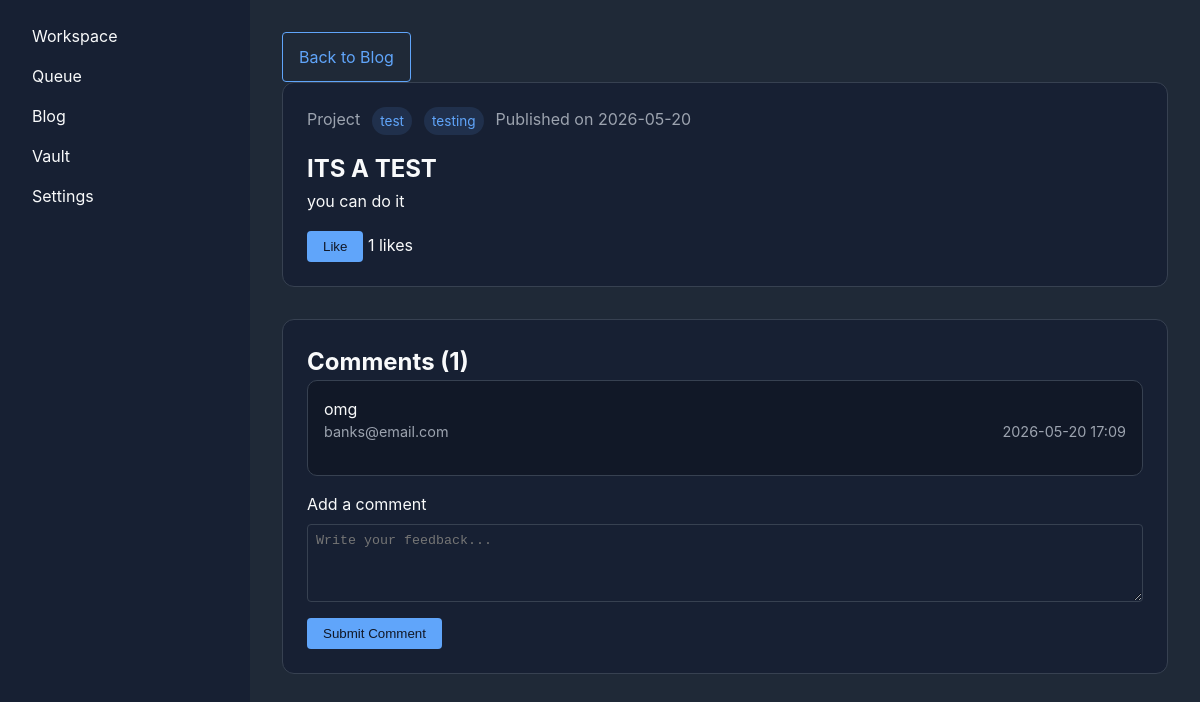
Page /posts/1 (signed in) on the committed database.
### app.py (models this page shows)
class BlogPost(db.Model):
    id = db.Column(db.Integer, primary_key=True)
    title = db.Column(db.String(200), nullable=False)
    content = db.Column(db.Text, nullable=False)
    category = db.Column(db.String(64), nullable=False, default='Personal')
    tags = db.Column(db.String(256), nullable=True)
    published = db.Column(db.Boolean, nullable=False, default=True)
    published_at = db.Column(db.DateTime, nullable=False, default=datetime.utcnow)
    author_id = db.Column(db.Integer, db.ForeignKey('user.id'), nullable=False)
    comments = db.relationship('Comment', backref='post', cascade='all, delete-orphan')
    likes = db.relationship('PostLike', backref='post', cascade='all, delete-orphan')

class Comment(db.Model):
    id = db.Column(db.Integer, primary_key=True)
    content = db.Column(db.Text, nullable=False)
    created_at = db.Column(db.DateTime, nullable=False, default=datetime.utcnow)
    post_id = db.Column(db.Integer, db.ForeignKey('blog_post.id'), nullable=False)
    author_id = db.Column(db.Integer, db.ForeignKey('user.id'), nullable=False)

class User(db.Model):
    id = db.Column(db.Integer, primary_key=True)
    email = db.Column(db.String(120), unique=True, nullable=False)
    password = db.Column(db.String(128), nullable=False)
    posts = db.relationship('BlogPost', backref='author', cascade='all, delete-orphan')
    comments = db.relationship('Comment', backref='author', cascade='all, delete-orphan')
    likes = db.relationship('PostLike', backref='user', cascade='all, delete-orphan')
    notes = db.relationship('Note', backref='user', cascade='all, delete-orphan')

### app.py (the view)
@app.route('/posts/<int:post_id>')
def post_detail(post_id):
    if 'logged_in' not in session or not session['logged_in']:
        return redirect(url_for('login'))
    post = BlogPost.query.filter_by(id=post_id).first_or_404()
    liked = PostLike.query.filter_by(post_id=post.id, user_id=session['user_id']).first() is not None
    return render_template('post_detail.html', post=post, liked=liked)

### app.py (called while the page is built)
@app.before_request
def require_login():
    allowed_routes = ['login', 'signup', 'static']
    if 'logged_in' not in session and request.endpoint not in allowed_routes:
        return redirect(url_for('login'))

### templates/post_detail.html (shortened to what this page needs)
<!DOCTYPE html>
<html lang="en">
<head>
    <link rel="stylesheet" href="/static/css/style.css">
</head>
<body class="app-shell">
    <aside class="sidebar">
        <nav>
            <ul>
                <li><a href="/workspace">Workspace</a></li>
                <li><a href="/tasks">Queue</a></li>
                <li><a href="/journal">Blog</a></li>
                <li><a href="/vault">Vault</a></li>
                <li><a href="/settings">Settings</a></li>
            </ul>
        </nav>
    </aside>
    <main class="main-content">
        <a class="btn secondary" href="/journal">Back to Blog</a>
        <article class="post-detail">
            <div class="post-meta">
                <span class="category">{{ post.category }}</span>
                {% if post.tags %}
                    {% for tag in post.tags.split(',') %}
                        <span class="tag-pill">{{ tag.strip() }}</span>
                    {% endfor %}
                {% endif %}
                <span class="published-date">Published on {{ post.published_at.strftime('%Y-%m-%d') }}</span>
            </div>
            <h1>{{ post.title }}</h1>
            <div class="post-content">
                <p>{{ post.content|replace('\n', '<br>')|safe }}</p>
            </div>
            <div class="post-actions">
                <form method="POST" action="{{ url_for('post_like', post_id=post.id) }}">
                    <button type="submit">{{ 'Unlike' if liked else 'Like' }}</button>
                    <span>{{ post.likes|length }} likes</span>
                </form>
            </div>
        </article>
        <section class="comments-section">
            <h2>Comments ({{ post.comments|length }})</h2>
            {% if post.comments %}
                <div class="comment-list">
                    {% for comment in post.comments %}
                        <div class="comment-card">
                            <p>{{ comment.content }}</p>
                            <div class="comment-meta">
                                <span>{{ comment.author.email }}</span>
                                <span>{{ comment.created_at.strftime('%Y-%m-%d %H:%M') }}</span>
                            </div>
                        </div>
                    {% endfor %}
                </div>
            {% else %}
                <p>No comments yet. Be the first to share your thoughts.</p>
            {% endif %}
            <form class="comment-form" method="POST" action="{{ url_for('post_comment', post_id=post.id) }}">
                <label>
                    Add a comment
                    <textarea name="comment" rows="4" placeholder="Write your feedback..." required></textarea>
                </label>
                <button type="submit">Submit Comment</button>
            </form>
        </section>
    </main>
</body>
</html>

### static/css/style.css (style rules this page uses)
:root { --bg: #111827; --surface: #1F2937; --surface-alt: #172033; --border: #374151; --text: #F9FAFB; --muted: #9CA3AF; --accent: #60A5FA; --accent-hover: #93C5FD; --danger: #F87171; --success: #34D399; font-family: Inter, IBM Plex Sans, Segoe UI, Arial, sans-serif; }
* { margin: 0; padding: 0; box-sizing: border-box; }
body { background-color: var(--bg); color: var(--text); font-family: var(--font-family); line-height: 1.5; }
.app-shell { display: flex; height: 100vh; }
.sidebar { background-color: var(--surface-alt); width: 250px; padding: 1rem; }
.sidebar nav ul { list-style: none; }
.sidebar nav ul li a { color: var(--text); text-decoration: none; display: block; padding: 0.5rem 1rem; border-radius: 4px; }
.main-content { flex: 1; padding: 2rem; background-color: var(--surface); }
button { background-color: var(--accent); color: var(--bg); border: none; padding: 0.5rem 1rem; border-radius: 4px; cursor: pointer; }
input, textarea, select { width: 100%; padding: 0.5rem; margin-bottom: 1rem; border: 1px solid var(--border); border-radius: 4px; background-color: var(--surface-alt); color: var(--text); }
.btn { display: inline-flex; align-items: center; justify-content: center; padding: 0.75rem 1rem; border-radius: 4px; text-decoration: none; }
.btn.secondary { background-color: transparent; border: 1px solid var(--accent); color: var(--accent); }
.post-meta, .comment-meta { display: flex; flex-wrap: wrap; gap: 0.75rem; margin-bottom: 1rem; color: var(--muted); }
.tag-pill { background-color: rgba(96, 165, 250, 0.12); color: var(--accent); padding: 0.25rem 0.5rem; border-radius: 999px; font-size: 0.85rem; }
.post-detail { background-color: var(--surface-alt); border: 1px solid var(--border); border-radius: 12px; padding: 1.5rem; margin-bottom: 2rem; }
.post-content p { white-space: pre-wrap; line-height: 1.75; }
.post-actions { margin-top: 1rem; }
.comments-section { background-color: var(--surface-alt); border: 1px solid var(--border); border-radius: 12px; padding: 1.5rem; }
.comment-list { display: grid; gap: 1rem; margin-bottom: 1rem; }
.comment-card { background-color: var(--bg); border: 1px solid var(--border); border-radius: 10px; padding: 1rem; }
.comment-meta { font-size: 0.9rem; color: var(--muted); justify-content: space-between; }
.comment-form label { display: flex; flex-direction: column; gap: 0.5rem; }

### rows in the picture
BlogPost: category "Project", published_at "2026-05-20", title "ITS A TEST", content "you can do it"
Comment: content "omg", author.email "banks@email.com", created_at "2026-05-20 17:09"

### other values in the picture
{{ tag.strip() }} "test" "testing"
{{ 'Unlike' if liked else 'Like' }} "Like"
{{ post.likes|length }} "1"
{{ post.comments|length }} "1"
